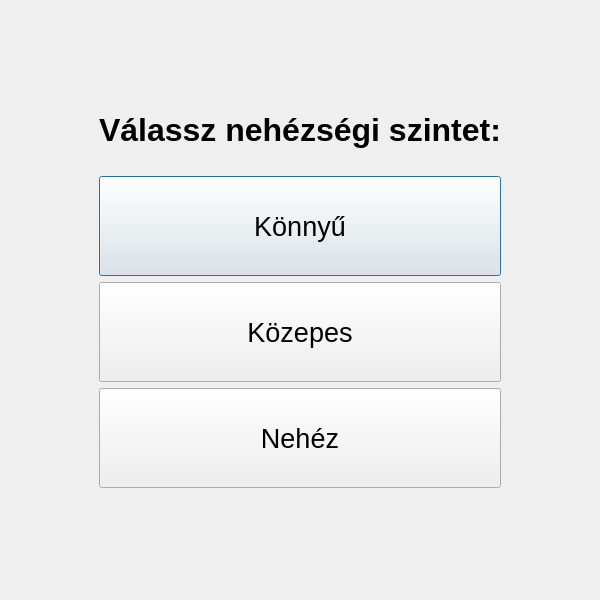
<?xml version="1.0" encoding="UTF-8"?>
<ui version="4.0">
 <class>Difficulty</class>
 <widget class="QDialog" name="Difficulty">
  <property name="geometry">
   <rect>
    <x>0</x>
    <y>0</y>
    <width>600</width>
    <height>600</height>
   </rect>
  </property>
  <property name="windowTitle">
   <string>Sudoku</string>
  </property>
  <layout class="QHBoxLayout" name="horizontalLayout_2">
   <item>
    <layout class="QHBoxLayout" name="horizontalLayout">
     <item>
      <spacer name="horizontalSpacer">
       <property name="orientation">
        <enum>Qt::Horizontal</enum>
       </property>
       <property name="sizeHint" stdset="0">
        <size>
         <width>40</width>
         <height>20</height>
        </size>
       </property>
      </spacer>
     </item>
     <item>
      <layout class="QVBoxLayout" name="verticalLayout">
       <item>
        <spacer name="verticalSpacer_9">
         <property name="orientation">
          <enum>Qt::Vertical</enum>
         </property>
         <property name="sizeHint" stdset="0">
          <size>
           <width>20</width>
           <height>13</height>
          </size>
         </property>
        </spacer>
       </item>
       <item>
        <spacer name="verticalSpacer_8">
         <property name="orientation">
          <enum>Qt::Vertical</enum>
         </property>
         <property name="sizeHint" stdset="0">
          <size>
           <width>20</width>
           <height>13</height>
          </size>
         </property>
        </spacer>
       </item>
       <item>
        <spacer name="verticalSpacer_2">
         <property name="orientation">
          <enum>Qt::Vertical</enum>
         </property>
         <property name="sizeHint" stdset="0">
          <size>
           <width>20</width>
           <height>18</height>
          </size>
         </property>
        </spacer>
       </item>
       <item>
        <spacer name="verticalSpacer_10">
         <property name="orientation">
          <enum>Qt::Vertical</enum>
         </property>
         <property name="sizeHint" stdset="0">
          <size>
           <width>20</width>
           <height>18</height>
          </size>
         </property>
        </spacer>
       </item>
       <item>
        <spacer name="verticalSpacer_14">
         <property name="orientation">
          <enum>Qt::Vertical</enum>
         </property>
         <property name="sizeHint" stdset="0">
          <size>
           <width>20</width>
           <height>18</height>
          </size>
         </property>
        </spacer>
       </item>
       <item>
        <widget class="QLabel" name="label">
         <property name="text">
          <string>&lt;html&gt;&lt;head/&gt;&lt;body&gt;&lt;p align=&quot;center&quot;&gt;&lt;span style=&quot; font-size:24pt; font-weight:700;&quot;&gt;Válassz nehézségi szintet:&lt;/span&gt;&lt;/p&gt;&lt;/body&gt;&lt;/html&gt;</string>
         </property>
        </widget>
       </item>
       <item>
        <spacer name="verticalSpacer_11">
         <property name="orientation">
          <enum>Qt::Vertical</enum>
         </property>
         <property name="sizeHint" stdset="0">
          <size>
           <width>20</width>
           <height>18</height>
          </size>
         </property>
        </spacer>
       </item>
       <item>
        <widget class="QPushButton" name="pushButton">
         <property name="minimumSize">
          <size>
           <width>0</width>
           <height>100</height>
          </size>
         </property>
         <property name="font">
          <font>
           <pointsize>20</pointsize>
          </font>
         </property>
         <property name="text">
          <string>Könnyű</string>
         </property>
        </widget>
       </item>
       <item>
        <widget class="QPushButton" name="pushButton_2">
         <property name="minimumSize">
          <size>
           <width>0</width>
           <height>100</height>
          </size>
         </property>
         <property name="font">
          <font>
           <pointsize>20</pointsize>
          </font>
         </property>
         <property name="text">
          <string>Közepes</string>
         </property>
        </widget>
       </item>
       <item>
        <widget class="QPushButton" name="pushButton_3">
         <property name="minimumSize">
          <size>
           <width>0</width>
           <height>100</height>
          </size>
         </property>
         <property name="font">
          <font>
           <pointsize>20</pointsize>
          </font>
         </property>
         <property name="text">
          <string>Nehéz</string>
         </property>
        </widget>
       </item>
       <item>
        <spacer name="verticalSpacer_13">
         <property name="orientation">
          <enum>Qt::Vertical</enum>
         </property>
         <property name="sizeHint" stdset="0">
          <size>
           <width>20</width>
           <height>18</height>
          </size>
         </property>
        </spacer>
       </item>
       <item>
        <spacer name="verticalSpacer_4">
         <property name="orientation">
          <enum>Qt::Vertical</enum>
         </property>
         <property name="sizeHint" stdset="0">
          <size>
           <width>20</width>
           <height>18</height>
          </size>
         </property>
        </spacer>
       </item>
       <item>
        <spacer name="verticalSpacer_3">
         <property name="orientation">
          <enum>Qt::Vertical</enum>
         </property>
         <property name="sizeHint" stdset="0">
          <size>
           <width>20</width>
           <height>18</height>
          </size>
         </property>
        </spacer>
       </item>
       <item>
        <spacer name="verticalSpacer">
         <property name="orientation">
          <enum>Qt::Vertical</enum>
         </property>
         <property name="sizeHint" stdset="0">
          <size>
           <width>20</width>
           <height>18</height>
          </size>
         </property>
        </spacer>
       </item>
       <item>
        <spacer name="verticalSpacer_12">
         <property name="orientation">
          <enum>Qt::Vertical</enum>
         </property>
         <property name="sizeHint" stdset="0">
          <size>
           <width>20</width>
           <height>18</height>
          </size>
         </property>
        </spacer>
       </item>
      </layout>
     </item>
     <item>
      <spacer name="horizontalSpacer_2">
       <property name="orientation">
        <enum>Qt::Horizontal</enum>
       </property>
       <property name="sizeHint" stdset="0">
        <size>
         <width>40</width>
         <height>20</height>
        </size>
       </property>
      </spacer>
     </item>
    </layout>
   </item>
  </layout>
 </widget>
 <resources/>
 <connections/>
</ui>
